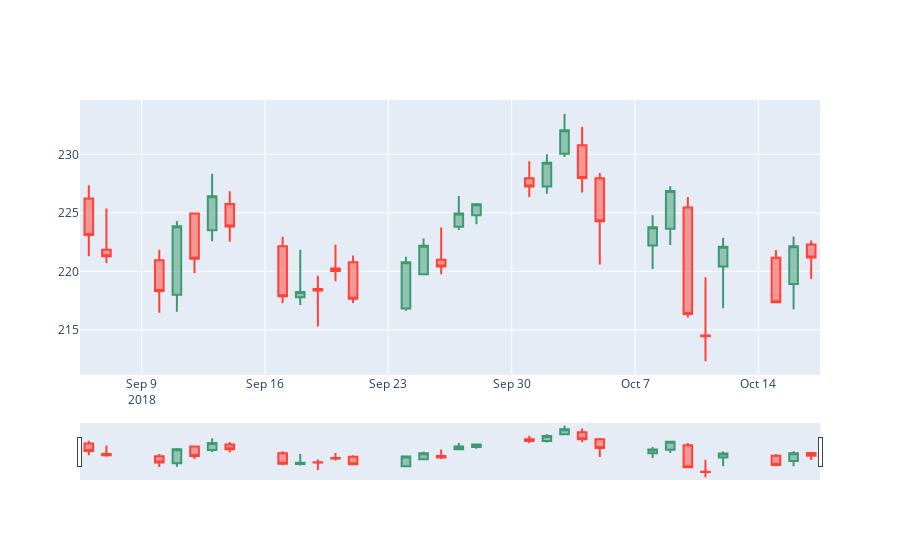

Notebook code for this chart:
### Code cell
df30=appl_df.head(30)

trace=go.Candlestick(
    x=df30.index,
    open=df30.open,
    high=df30.high,
    low=df30.low,
    close=df30.close
)

plotly.offline.iplot([trace])
